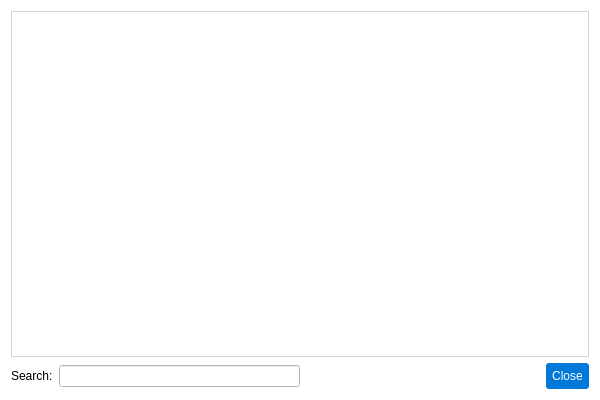
<?xml version="1.0" encoding="UTF-8"?>
<ui version="4.0">
 <class>SourceCatalogDialog</class>
 <widget class="QDialog" name="SourceCatalogDialog">
  <property name="geometry">
   <rect>
    <x>0</x>
    <y>0</y>
    <width>600</width>
    <height>400</height>
   </rect>
  </property>
  <property name="windowTitle">
   <string>Source Catalog</string>
  </property>
  <property name="styleSheet">
   <string>background-color: #ffffff; font-family: Arial;</string>
  </property>
  <layout class="QVBoxLayout" name="verticalLayout">
   <item>
    <widget class="QTableView" name="sourceTable">
     <property name="styleSheet">
      <string>border: 1px solid #d3d3d3;</string>
     </property>
     <property name="editTriggers">
      <set>QAbstractItemView::EditTrigger::NoEditTriggers</set>
     </property>
     <property name="selectionMode">
      <enum>QAbstractItemView::SelectionMode::SingleSelection</enum>
     </property>
     <property name="selectionBehavior">
      <enum>QAbstractItemView::SelectionBehavior::SelectRows</enum>
     </property>
    </widget>
   </item>
   <item>
    <layout class="QHBoxLayout" name="buttonLayout">
     <item>
      <widget class="QLabel" name="label">
       <property name="text">
        <string>Search:</string>
       </property>
      </widget>
     </item>
     <item>
      <widget class="QLineEdit" name="lineEdit"/>
     </item>
     <item>
      <spacer name="horizontalSpacer">
       <property name="orientation">
        <enum>Qt::Orientation::Horizontal</enum>
       </property>
       <property name="sizeHint" stdset="0">
        <size>
         <width>40</width>
         <height>20</height>
        </size>
       </property>
      </spacer>
     </item>
     <item>
      <widget class="QPushButton" name="closeButton">
       <property name="styleSheet">
        <string notr="true">background-color: #0078d7; color: #ffffff; padding: 6px; border-radius: 3px;</string>
       </property>
       <property name="text">
        <string>Close</string>
       </property>
      </widget>
     </item>
    </layout>
   </item>
  </layout>
 </widget>
 <resources/>
 <connections>
  <connection>
   <sender>closeButton</sender>
   <signal>clicked()</signal>
   <receiver>SourceCatalogDialog</receiver>
   <slot>accept()</slot>
   <hints>
    <hint type="sourcelabel">
     <x>20</x>
     <y>20</y>
    </hint>
    <hint type="destinationlabel">
     <x>20</x>
     <y>20</y>
    </hint>
   </hints>
  </connection>
 </connections>
</ui>
